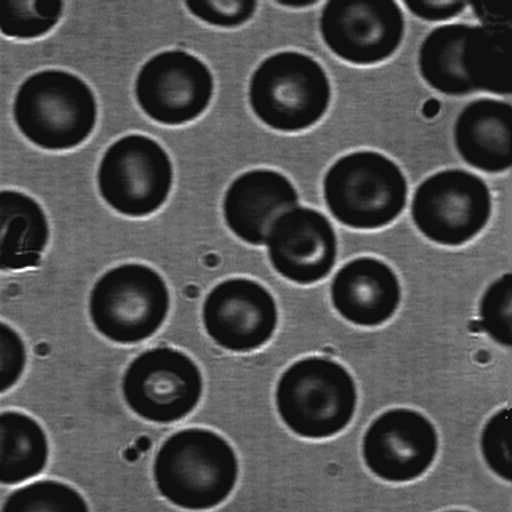
#> input picture Assignment-4/Filtering/RBCs.bmp, 512 x 512 px
$ jupyter execute MayankMDS202334-Assignment-4.ipynb
#> lines starting #> are read from the running program, lines starting #| are printed output that depends on the picture; after the words box and inside, x2 and y2 are one past the last pixel; in counts of white or black regions, pixels touching at a corner belong together
[cell 1]
import cv2 as cv
import matplotlib.pyplot as plt
import numpy as np

[cell 2]
# Reading the images
rbcs = cv.imread('./Filtering/RBCs.bmp', cv.IMREAD_GRAYSCALE)
#> rbcs is the input picture: shape (512, 512); min 6, max 255, mean 81.6
ricegrains = cv.imread('./Filtering/ricegrains.jpg', cv.IMREAD_GRAYSCALE)
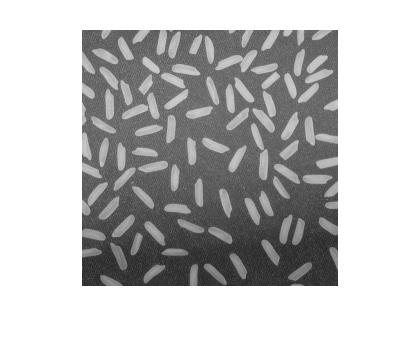
#> input picture Assignment-4/Filtering/ricegrains.jpg, 420 x 342 px
#> ricegrains is the input picture: shape (342, 420); min 30, max 255, mean 189.4

# Plotting the images
plt.figure(figsize=(10, 10))
plt.subplot(121)
plt.imshow(ricegrains, cmap='gray')
plt.title('Original Rice Grain Image')
plt.axis('off')
plt.subplot(122)
plt.imshow(rbcs, cmap='gray')
plt.title('Original RBCs Image')
plt.axis('off')
plt.show()

[cell 3]
# Plotting histogram
plt.figure(figsize=(10, 3))
plt.subplot(121)
plt.hist(ricegrains.ravel(), bins=256)
plt.title('Histogram of Rice Grains Image')
plt.subplot(122)
plt.hist(rbcs.ravel(), bins=256)
plt.title('Histogram of RBCs Image')
plt.show()
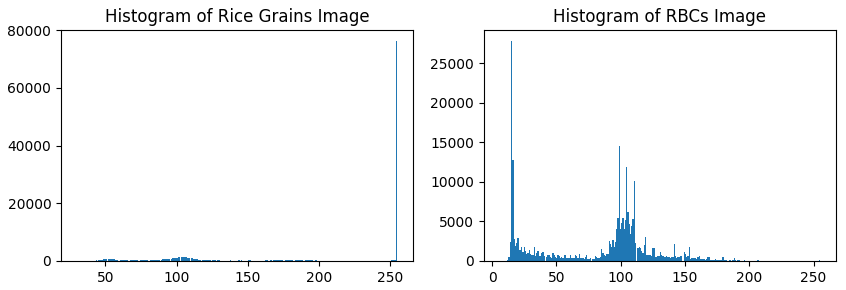
#> figure drawn by matplotlib, 2 panels; panel 1: tallest bar 76295 high, from x = 254.1 to 255; panel 2: tallest bar 27797 high, from x = 14.75 to 15.73

From the image and histogram it is clear that ricegrain image has two background color, outer background is completely white and inner background is black. Hence intensity slicing would work better for binarization of the image.

[cell 4]
# Thresholding the RBC image
_, binary_rbcs = cv.threshold(rbcs, 50, 255, cv.THRESH_BINARY_INV)
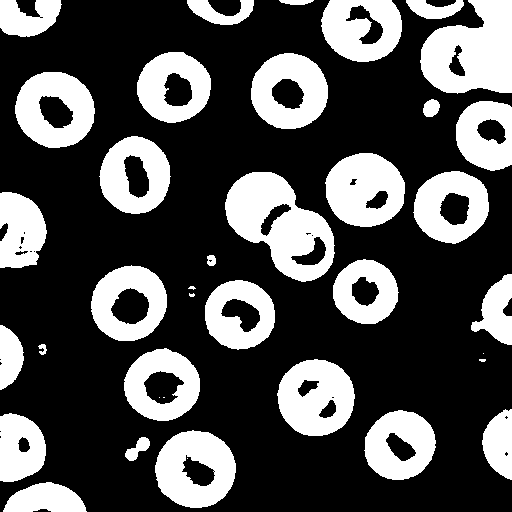
#> binary_rbcs: shape (512, 512); 31.3% white; 38 white regions (7 under 20 px), largest, box (x1, y1, x2, y2) and area: (225, 172, 335, 282) 6540, (420, 0, 512, 94) 6215, (325, 153, 405, 227) 4371

# Apply intensity slicing on the rice grain image
binary_ricegrain = np.zeros_like(ricegrains)
binary_ricegrain[(ricegrains > 115) & (ricegrains < 240)] = 255

# Plotting the binary images
plt.figure(figsize=(10, 10))
plt.subplot(121)
plt.imshow(binary_ricegrain, cmap='gray')
plt.title('Binary Rice Grain Image')
plt.axis('off')
plt.subplot(122)
plt.imshow(binary_rbcs, cmap='gray')
plt.title('Binary RBCs Image')
plt.axis('off')
plt.show()
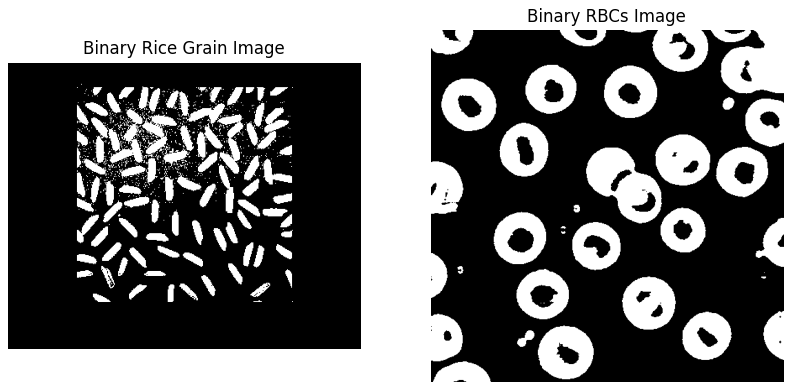
#> figure drawn by matplotlib, 2 panels

[cell 5]
# Morohological erosion kernels
kernel_rice = cv.getStructuringElement(cv.MORPH_ELLIPSE, (3, 3))
kernel_rbc = np.ones((7, 7), np.uint8)

# Applying erosion
erosion_ricegrain = cv.erode(binary_ricegrain, kernel_rice, iterations=1)
erosion_rbcs = cv.erode(binary_rbcs, kernel_rbc, iterations=1)
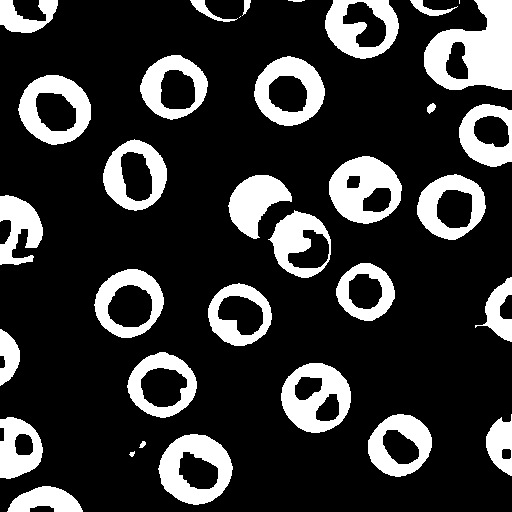
#> erosion_rbcs: shape (512, 512); 20.6% white; 34 white regions (2 under 20 px), largest, box (x1, y1, x2, y2) and area: (424, 0, 512, 90) 5036, (329, 156, 402, 224) 3093, (158, 434, 233, 505) 2976

plt.figure(figsize=(10, 10))
plt.subplot(121)
plt.imshow(erosion_ricegrain, cmap='gray')
plt.title('Erosion of Rice Grains')
plt.axis('off')

plt.subplot(122)
plt.imshow(erosion_rbcs, cmap='gray')
plt.title('Erosion of RBCs')
plt.axis('off')
plt.show()
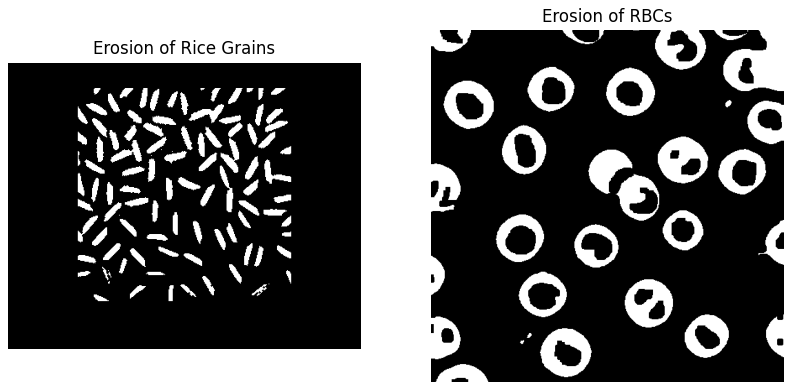
#> figure drawn by matplotlib, 2 panels

Erosion is able to separate two RBCs cells in the middle of the image which were overlapping. But erosion is not able to separate all objects.

[cell 6]
# Find contours and count the number of objects which has area greater than 2 in rice grain image
contours_ricegrain, _ = cv.findContours(erosion_ricegrain, cv.RETR_TREE, cv.CHAIN_APPROX_SIMPLE)
contours_ricegrain = [cnt for cnt in contours_ricegrain if cv.contourArea(cnt) > 2]

image_ricegrains = cv.cvtColor(erosion_ricegrain, cv.COLOR_GRAY2BGR)
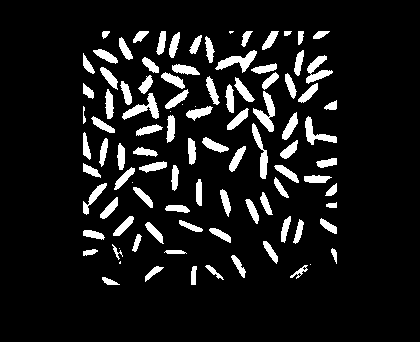
#> image_ricegrains: shape (342, 420, 3); 9.8% white; 99 white regions (8 under 20 px)
cv.drawContours(image_ricegrains, contours_ricegrain, -1, (0, 255, 0), 2)
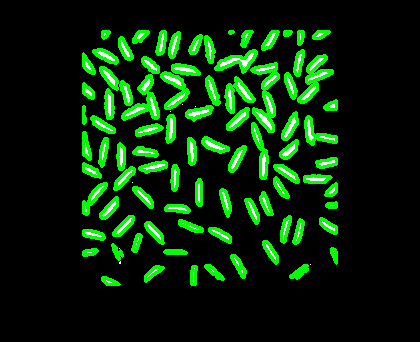
#> image_ricegrains: shape (342, 420, 3); 12.05% of pixels changed, all inside (x1, y1, x2, y2) = (82, 30, 338, 286)

# Find contours and count the number of objects which has area greater than 200 in RBCs image
contours_rbcs, _ = cv.findContours(erosion_rbcs, cv.RETR_EXTERNAL, cv.CHAIN_APPROX_SIMPLE)
#> contours_rbcs = 34 contours, 4 with area under 20; largest, box (x1, y1, x2, y2) and area: (424, 0, 512, 90) 5467, (158, 434, 233, 505) 3893, (18, 75, 91, 145) 3778, (281, 363, 351, 433) 3696, (329, 156, 402, 224) 3664
contours_rbcs = [cnt for cnt in contours_rbcs if cv.contourArea(cnt) > 200]
#> contours_rbcs = 27 contours; largest, box (x1, y1, x2, y2) and area: (424, 0, 512, 90) 5467, (158, 434, 233, 505) 3893, (18, 75, 91, 145) 3778, (281, 363, 351, 433) 3696, (329, 156, 402, 224) 3664

image_rbcs = cv.cvtColor(erosion_rbcs, cv.COLOR_GRAY2BGR)
cv.drawContours(image_rbcs, contours_rbcs, -1, (0, 255, 0), 2)
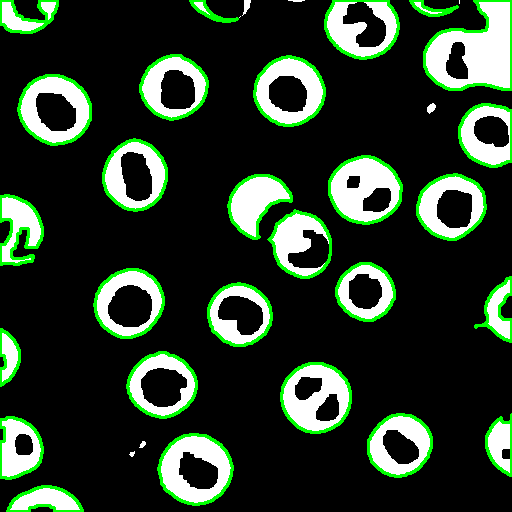
#> image_rbcs: shape (512, 512, 3); mean B, G, R 41.5, 58.5, 41.5

# Plotting the images with contours
plt.figure(figsize=(10, 10))
plt.subplot(121)
plt.imshow(image_ricegrains)
plt.title(f'Number of Contours: {len(contours_ricegrain)}')
plt.axis('off')

plt.subplot(122)
plt.imshow(image_rbcs)
plt.title(f'Number of Contours: {len(contours_rbcs)}')
plt.axis('off')
plt.show()

## Plotting the results together

[cell 7]
plt.figure(figsize=(18, 10))
plt.subplot(141)
plt.imshow(ricegrains, cmap='gray')
plt.title('Original Rice Grain Image')
plt.axis('off')

plt.subplot(142)
plt.imshow(binary_ricegrain, cmap='gray')
plt.title('Binary Rice Grain Image')
plt.axis('off')

plt.subplot(143)
plt.imshow(erosion_ricegrain, cmap='gray')
plt.title('Eroded Rice Grain Image')
plt.axis('off')

plt.subplot(144)
plt.imshow(image_ricegrains, cmap='gray')
plt.title(f'Rice Grain Image with {len(contours_ricegrain)} Contours')
plt.axis('off')

plt.show()
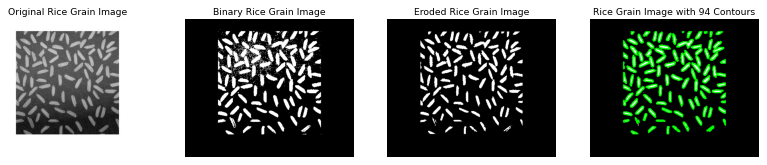
#> figure drawn by matplotlib, 4 panels

[cell 8]
plt.figure(figsize=(18, 10))
plt.subplot(141)
plt.imshow(rbcs, cmap='gray')
plt.title('Original RBCs Image')
plt.axis('off')

plt.subplot(142)
plt.imshow(binary_rbcs, cmap='gray')
plt.title('Binary RBCs Image')
plt.axis('off')

plt.subplot(143)
plt.imshow(erosion_rbcs, cmap='gray')
plt.title('Eroded RBCs Image')
plt.axis('off')

plt.subplot(144)
plt.imshow(image_rbcs, cmap='gray')
plt.title(f'RBCs Image with {len(contours_rbcs)} Contours')
plt.axis('off')

plt.show()
